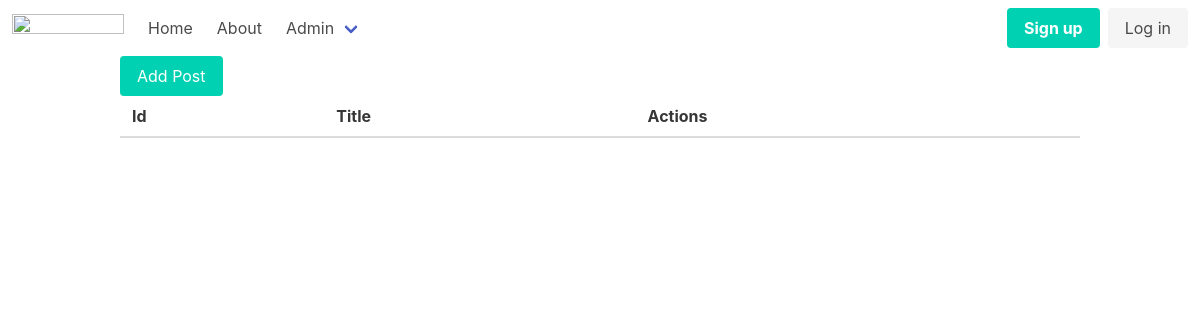
Page /admin/posts on the earlier database version.
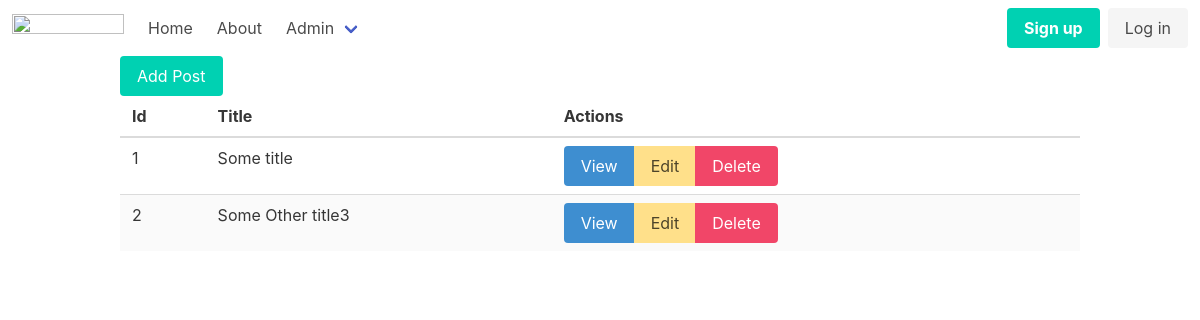
Same page on the later database version.
### tables this page shows
CREATE TABLE posts
(
    id    integer
        constraint posts_pk
            primary key autoincrement,
    title text not null,
    body  text
);

### src/Router.php (called while the page is built, shortened)
<?php
class Router {
    static $routes = [];
    private $path;
    private $method;
    public function __construct($path, $method){
        $this->path = parse_url($path, PHP_URL_PATH);
        $this->method = $method;
    }
    public function match(){
        foreach(self::$routes as $route){
            if($route['path'] === $this->path && $route['method'] === $this->method){
                return $route;
            }
        }
        return false;
    }
    public static function addRoutes($method, $path, $action){
        self::$routes[] = [
            'method' => $method,
            'path' => $path,
            'action' => $action
        ];
    }
}

### helpers.php (called while the page is built)
<?php
function view($viewName, $variables=[]){
    extract($variables);
    include __DIR__ . "/views/$viewName.php";
}

### src/Controllers/PostsController.php (called while the page is built, shortened)
<?php
class PostsController
{
    public function index()
    {
        $posts = Post::all();
        view('posts/index', compact('posts'));
    }
}

### src/DB.php (called while the page is built, shortened)
<?php
class DB {
    private $conn;
    public function __construct() {
        try {
            $this->conn = new PDO("sqlite:db.sqlite");
            $this->conn->setAttribute(PDO::ATTR_ERRMODE, PDO::ERRMODE_EXCEPTION);
        } catch(PDOException $e) {
            echo "Connection failed: " . $e->getMessage();
        }
    }
    public function all($table, $class){
        $stmt = $this->conn->prepare("SELECT * FROM $table");
        $stmt->execute();
        $stmt->setFetchMode(PDO::FETCH_CLASS, $class);
        return $stmt->fetchAll();
    }
}

### src/Models/Model.php (called while the page is built, shortened)
<?php
class Model
{
    static $table;
    public static function all()
    {
        $db = new DB();
        return $db->all(static::$table, static::class);
    }
}

### views/posts/index.php (the view)
<?php include __DIR__ . '/../partials/header.php' ?>
<div class="container">
    <a class="button is-primary" href="/admin/posts/new">Add Post</a>
    <table class="table is-fullwidth is-striped">
        <thead>
            <th>Id</th>
            <th>Title</th>
            <th>Actions</th>
        </thead>
        <tbody>
            <?php foreach($posts as $post): ?>
                <tr>
                    <td><?=$post->id?></td>
                    <td><?=$post->title?></td>
                    <td>
                        <div class="buttons has-addons">
                            <a class="button is-info" href="/admin/posts/view?id=<?=$post->id?>">View</a>
                            <a class="button is-warning" href="/admin/posts/edit?id=<?=$post->id?>">Edit</a>
                            <a class="button is-danger" href="/admin/posts/delete?id=<?=$post->id?>">Delete</a>
                        </div>
                    </td>
                </tr>
            <?php endforeach; ?>
        </tbody>
    </table>
</div>
<?php include __DIR__ . '/../partials/footer.php' ?>

### public/index.php (shortened to what this page needs)
<?php
spl_autoload_register(function ($class) {
    $class = substr($class, 4);
});
include __DIR__ . '/../helpers.php';
try {
    $router = new App\Router($_SERVER['REQUEST_URI'], $_SERVER['REQUEST_METHOD']);
    $match = $router->match();
    if ($match) {
        if (is_callable($match['action'])) {
            call_user_func($match['action']);
        } elseif (is_array($match['action']) && count($match['action']) === 2) {
            $controller = new $class();
            $method = $match['action'][1];
            $controller->$method();
        } else {
        }
    } else {
        throw new NotFoundException();
    }
} catch (NotFoundException $e) {
    http_response_code(404);
    view('404');
}

### views/partials/header.php (shortened to what this page needs)
<!DOCTYPE html>
<html lang="en">
<head>
    <link rel="stylesheet" href="https://cdn.jsdelivr.net/npm/bulma@0.9.4/css/bulma.min.css">
</head>
<body>
    <?php include __DIR__ . '/nav.php' ?>

### views/partials/nav.php (shortened to what this page needs)
<nav class="navbar" role="navigation" aria-label="main navigation">
    <div class="navbar-brand">
        <a class="navbar-item" href="https://bulma.io">
            <img src="https://bulma.io/images/bulma-logo.png" width="112" height="28">
        </a>
    </div>
    <div id="navbarBasicExample" class="navbar-menu">
        <div class="navbar-start">
            <a class="navbar-item" href="/">
                Home
            </a>
            <a class="navbar-item" href="/about">
                About
            </a>
            <div class="navbar-item has-dropdown is-hoverable">
                <a class="navbar-link">
                    Admin
                </a>
            </div>
        </div>
        <div class="navbar-end">
            <div class="navbar-item">
                <div class="buttons">
                    <a class="button is-primary">
                        <strong>Sign up</strong>
                    </a>
                    <a class="button is-light">
                        Log in
                    </a>
                </div>
            </div>
        </div>
    </div>
</nav>

Differences in the rows shown:
added posts: id "1", title "Some title"
added posts: id "2", title "Some Other title3"
